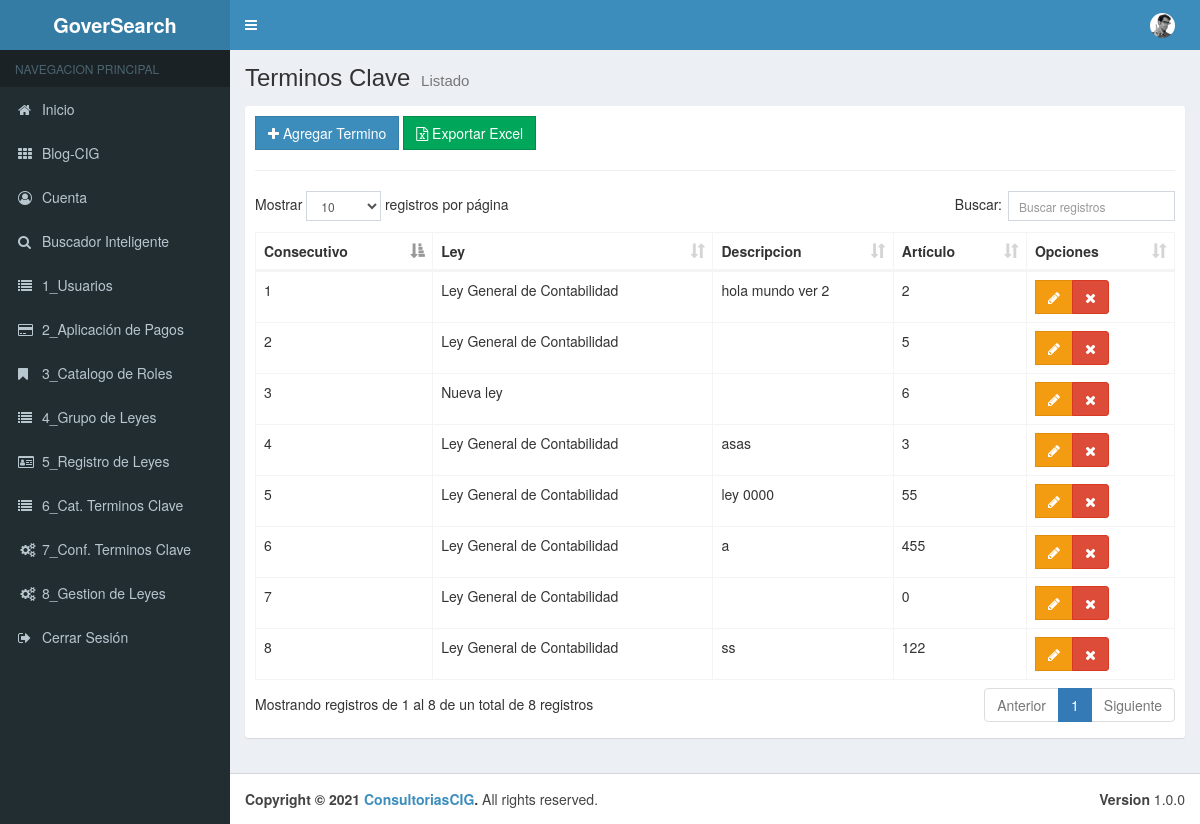
Page /00_Menu/cTer_Clave on the earlier database version.
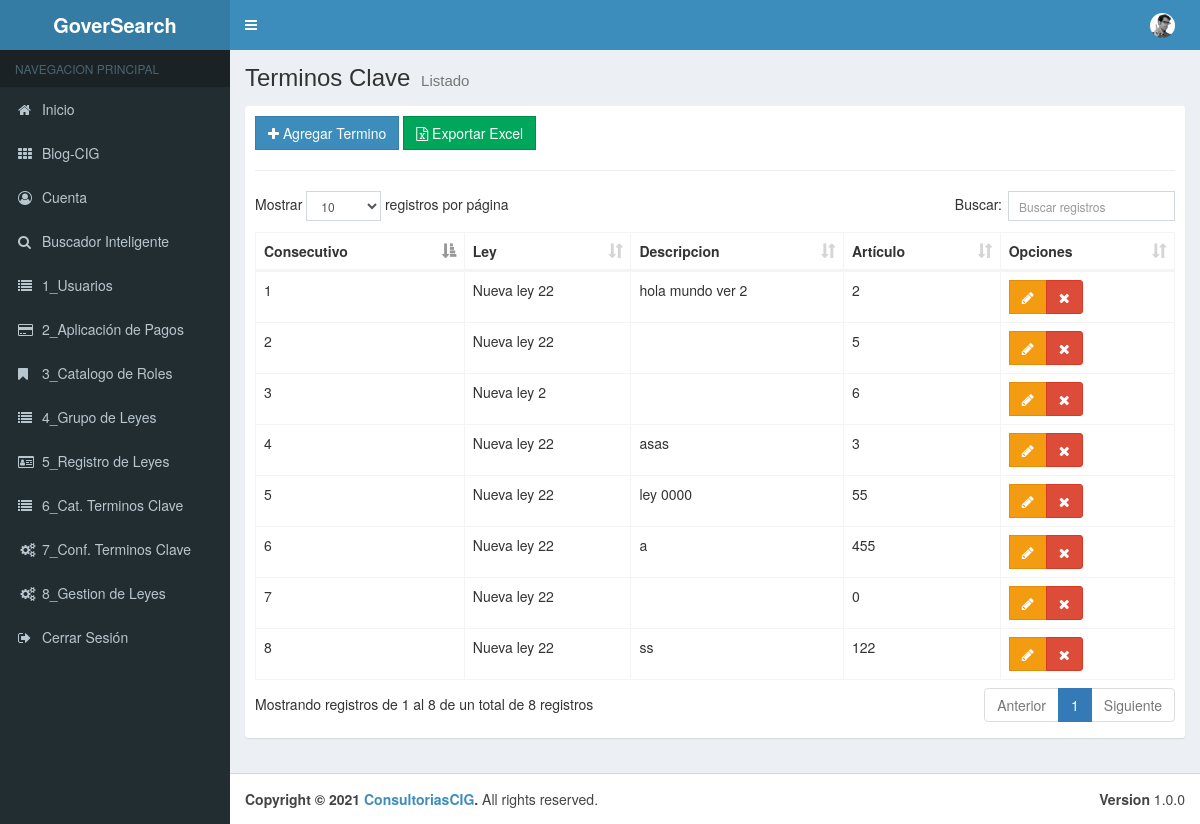
Same page on the later database version.
### tables this page shows
CREATE TABLE `tbl_ter_clave` (
  `pk_Datos_ley` int(11) NOT NULL,
  `Termino_Clave_pk` int(11) NOT NULL,
  `Ley_pk` int(11) NOT NULL,
  `Articulo` int(11) NOT NULL,
  `Descripcion` varchar(100) DEFAULT NULL,
  `Estado` bit(1) NOT NULL
);

CREATE TABLE `tbl_leyes` (
  `pk_Datos_Ley` int(11) NOT NULL,
  `Nombre_de_Ley` varchar(50) NOT NULL,
  `Grupo_pk` int(11) NOT NULL,
  `Estado` bit(1) NOT NULL
);

### application/controllers/00_Menu/cTer_Clave.php (called while the page is built, shortened)
<?php
class cTer_Clave extends CI_Controller {
	public function __construct(){
		$this->load->model("Ter_Clave_Model");
		$this->load->model("Claves_Model");
		$this->load->model("Reg_Leyes_Model");
	}
	public function index()
	{
		$data = array(
			'terminos' =>$this->Ter_Clave_Model->getTermino(),
	   );
		$this->load->view("layouts/header");
		$this->load->view("layouts/aside");
		$this->load->view("admin/01_Menu/vTer_Clave/list", $data);
		$this->load->view("layouts/footer");
	}
}

### index.php (called while the page is built, shortened)
<?php
require_once BASEPATH.'core/CodeIgniter.php';

### application/models/Ter_Clave_Model.php (called while the page is built, shortened)
<?php
class Ter_Clave_Model extends CI_Model {
    public function getTermino(){
        $this->db->select("t.* ,c.Termino_Clave as termino");
        $this->db->select("t.* ,l.Nombre_de_Ley as ley");
        $this->db->from("tbl_ter_clave t");
        $this->db->join("tbl_claves c", "t.Termino_Clave_pk = c.pk_Ter_Clave");
        $this->db->join("tbl_leyes l", "t.Ley_pk = l.pk_Datos_Ley");
        $this->db->where("t.Estado","1");
        $resultados = $this->db->get();
        return $resultados->result();
    }
}

### application/views/admin/01_Menu/vTer_Clave/list.php (the view)
<div class="content-wrapper">
    <section class="content-header">
        <h1>
        Terminos Clave
        <small>Listado</small>
        </h1>
    </section>
    <section class="content">
        <div class="box box-solid">
            <div class="box-body">
                <div class="row">
                        <div class="col-md-12">
                            <a href="<?php echo base_url();?>00_Menu/cTer_Clave/add" class="btn btn-primary btn-flat"><span class="fa fa-plus"></span> Agregar Termino</a>
                            <a href="<?php echo base_url();?>00_Menu/cReg_Leyes/add" class="btn btn-success btn-flat"><span class="fa fa-file-excel-o"></span> Exportar Excel</a>
                        </div>
                    </div>
                    <hr>
                    <div class="row">
                        <div class="col-md-12">
                            <table id="example1" class="table table-bordered table-hover">
                                <thead>
                                <tr>
                                    <th>Consecutivo</th>
                                    <th>Ley</th>
                                    <th>Descripcion</th>
                                    <th>Artículo</th>
                                    <th>Opciones</th>
                                    </tr>
                                </thead>
                                <tbody>
                                    <?php if(!empty($terminos)):?>
                                        <?php foreach($terminos as $termino):?>
                                            <tr>
                                                <td><?php echo $termino->pk_Datos_ley;?></td>
                                                <td><?php echo $termino->ley;?></td>
                                                <td><?php echo $termino->Descripcion;?></td>
                                                <td><?php echo $termino->Articulo;?></td>
                                                <td>
                                                    <div class="btn-group">
                                                        <a href="<?php echo base_url()?>00_Menu/cTer_Clave/edit/<?php echo $termino->pk_Datos_ley;?>" class="btn btn-warning btn-flat"><span class="fa fa-pencil"></span></a>
                                                        <a href="<?php echo base_url();?>00_Menu/cTer_Clave/delete/<?php echo $termino->pk_Datos_ley;?>" class="btn btn-danger btn-remove"><span class="fa fa-remove"></span></a>
                                                    </div>
                                                </td>
                                            </tr>
                                        <?php endforeach;?>
                                    <?php endif;?>
                                </tbody>
                            </table>
                        </div>
                    </div>
            </div>
        </div>
    </section>
</div>

Differences in the rows shown:
changed through a linked row, tbl_ter_clave "hola mundo ver 2": Ley_pk.Nombre_de_Ley "Ley General de Contabilidad" → "Nueva ley 22"
changed through a linked row, tbl_ter_clave id 2: Ley_pk.Nombre_de_Ley "Ley General de Contabilidad" → "Nueva ley 22"
changed through a linked row, tbl_ter_clave id 3: Ley_pk.Nombre_de_Ley "Nueva ley" → "Nueva ley 2"
changed through a linked row, tbl_ter_clave "asas": Ley_pk.Nombre_de_Ley "Ley General de Contabilidad" → "Nueva ley 22"
changed through a linked row, tbl_ter_clave "ley 0000": Ley_pk.Nombre_de_Ley "Ley General de Contabilidad" → "Nueva ley 22"
changed through a linked row, tbl_ter_clave id 6: Ley_pk.Nombre_de_Ley "Ley General de Contabilidad" → "Nueva ley 22"
changed through a linked row, tbl_ter_clave id 7: Ley_pk.Nombre_de_Ley "Ley General de Contabilidad" → "Nueva ley 22"
changed through a linked row, tbl_ter_clave "ss": Ley_pk.Nombre_de_Ley "Ley General de Contabilidad" → "Nueva ley 22"
